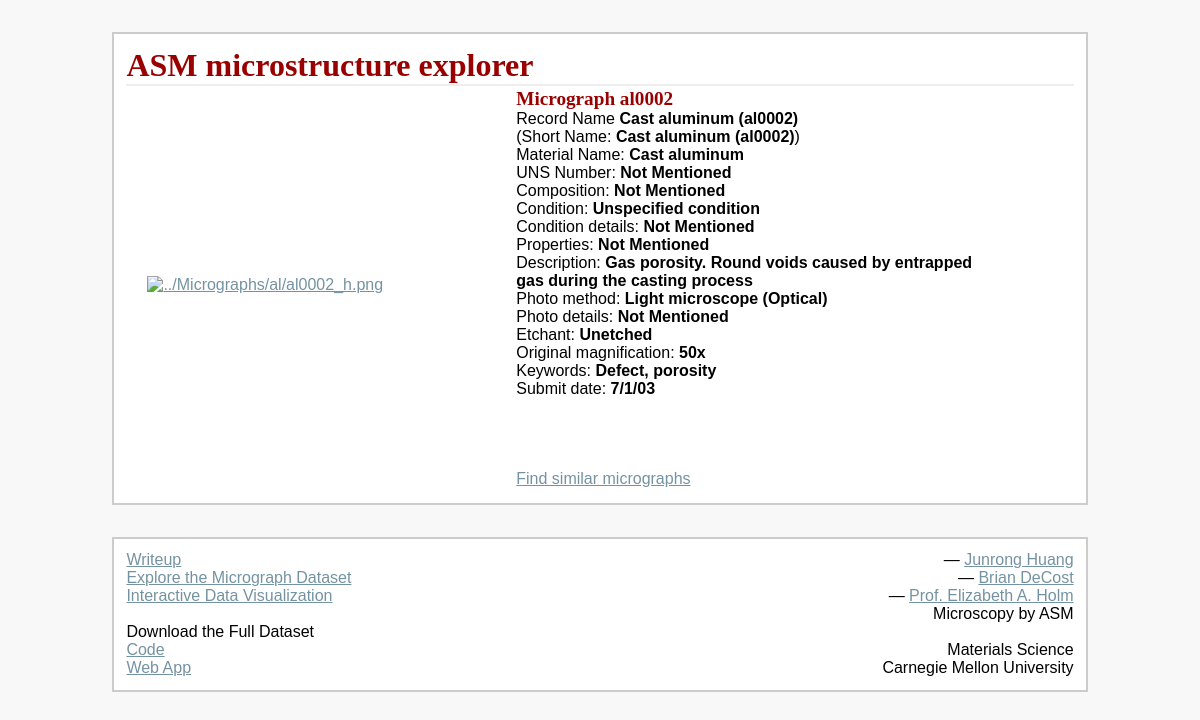
The app's page /micrographs/al0002 with its own data.
### tables this page shows
CREATE TABLE "info" (
"index" INTEGER,
  "main" TEXT,
  "Image_Code" TEXT,
  "Record_Name" TEXT,
  "Short_Name" TEXT,
  "Material_name" TEXT,
  "UNS_number" TEXT,
  "Composition" TEXT,
  "Condition" TEXT,
  "Condition_details" TEXT,
  "Properties" TEXT,
  "Description" TEXT,
  "Photo_method" TEXT,
  "Photo_details" TEXT,
  "Etchant" TEXT,
  "Original_magnification" TEXT,
  "Image_number" TEXT,
  "Keywords" TEXT,
  "Submit_date" TEXT,
  "ori_image" TEXT,
  "scaled_image" TEXT
);

### asmdb.py (the view)
@app.route('/micrographs/<imagecode>')
def micrographs(imagecode):
	db = get_db()
	entry = db[(db.Image_Code == imagecode)]
	idx = list(entry.index)
	dic = df2dic(entry, idx)[0]
	return render_template('micrographdetail.html', dic=dic)

### asmdb.py (called while the page is built)
def get_db():
	conn = sqlite3.connect('./static/info/info.sqlite')
	cursor = conn.cursor()
	sql = "select * from info"
	df = pd.read_sql(sql, conn)
	collection = ['al', 'ci', 'cs', 'cu', 'ti']
	entry = df[(df.main.isin(collection))]
	entry = entry.reset_index(drop = True)
	return entry

def df2dic(df, idx):
	total = []
	for i in idx:
		dic = {}
		for j in df:
			try:
				dic[j] = df.loc[i][j].encode('utf-8').decode('utf-8')
			except AttributeError:
				if df.loc[i][j] == None:
					dic[j] = 'Not Mentioned'
				continue
		total.append(dic)
	return total

### templates/micrographdetail.html
{% extends "layout.html" %} {% block body %}
<div class="container">
    <div class="single">
        <a href="/micrographs/{{ dic['Image_Code'] }}">
    <img class="single"
    src="/static/Micrographs/{{dic['main']}}/{{ dic['Image_Code'] }}_h.png"
    alt={{ dic['ori_image'] }}
    title={{ dic['Image_Code'] }}
    >
    </a>
    </div>
    <div class="about">
        <h2>Micrograph {{ dic['Image_Code'] }}</h2>
        Record Name <b>{{ dic['Record_Name'] }}</b>
        <br>
        (Short Name: <b>{{ dic['Short_Name'] }}</b>)
        <br>
        Material Name: <b>{{ dic['Material_name'] }}</b>
        <br>
        UNS Number: <b>{{ dic['UNS_number'] }}</b>
        <br>
        Composition: <b>{{ dic['Composition'] }}</b>
        <br>
        Condition: <b>{{ dic['Condition'] }}</b>
        <br>
        Condition details: <b>{{ dic['Condition_details'] }}</b>
        <br>
        Properties: <b>{{ dic['Properties'] }}</b>
        <br>
        Description: <b>{{ dic['Description'] }}</b>
        <br>
        Photo method: <b>{{ dic['Photo_method'] }}</b>
        <br>
        Photo details: <b>{{ dic['Photo_details'] }}</b>
        <br>
        Etchant: <b>{{ dic['Etchant'] }}</b>
        <br>
        Original magnification: <b>{{ dic['Original_magnification'] }}</b>
        <br>
        Keywords: <b>{{ dic['Keywords'] }}</b>
        <br>
        Submit date: <b>{{ dic['Submit_date'] }}</b>
        <br>
        <br>
        <br>
        <br>
        <br>
        <a href="/findsimilar/{{ dic['Image_Code'] }}">Find similar micrographs</a>
        <br>
    </div>
</div>
{% endblock %}

### templates/layout.html (shortened to what this page needs)
<!doctype html>
<head>
</head>
<link rel=stylesheet type=text/css href="{{ url_for('static', filename='style.css') }}">
<div class=page>
    <h1><a class="titleLink" href="/">ASM microstructure explorer</a></h1>  {% block body %}{% endblock %}
</div>
<section>
    <div class="footer">
        <div class="col-left">
            <a href="{{ url_for('download', filename='static/info/poster.pdf') }}">Writeup</a>
            <br>
            <a href="/entries/1">Explore the Micrograph Dataset</a>
            <br><a href="/visualize">Interactive Data Visualization</a>
            <br>
            <br>
            Download the Full Dataset
            <br>
            <a href="https://github.com/Junrongh/asmDataset">Code</a>
            <br>
            <a href="https://github.com/Junrongh/asmWeb">Web App</a>
        </div>
        <div class="col-right">
            &mdash; <a href="https://www.linkedin.com/in/junrongh">Junrong Huang</a>
            <br> &mdash; <a href="https://andrew.cmu.edu/user/bdecost"> Brian DeCost</a>
            <br> &mdash; <a href="https://www.cmu.edu/engineering/materials/people/faculty/bios/holm.html">Prof. Elizabeth A. Holm</a>
            <br> Microscopy by ASM
            <br>
            <br> Materials Science
            <br> Carnegie Mellon University
        </div>
    </div>
</section>

### static/style.css (style rules this page uses)
a { color: #7493a2; }
a.titleLink { color: #990000; text-decoration: none; }
h1, h2 { color: #990000; }
h1, h2 { font-family: 'Georgia', serif; margin: 0; }
h1 { border-bottom: 2px solid #eee; }
h2 { font-size: 1.2em; }
img { display: block; width: 100%; margin-left: auto; margin-right: auto; }
img.single { display: block; width: 90%; margin-left: auto; margin-right: auto; margin: 10px 10px 10px 10px; padding: 3px; }
.page { margin: 2em auto; width: 80%; border: 2px solid #ccc; padding: 0.8em; background: white; }
section { width: 80%; min-height: 100%; display:table; height:inherit; margin: 2em auto; border: 2px solid #ccc; padding: 0.8em; background: white; }
.footer { display: table-row; }
.col-left, .col-right { width: 50%; display: table-cell; vertical-align: bottom; }
.col-left { text-align: left; }
.col-right { text-align: right; }
.container { display: table; margin: 2px auto; align: center; width: 100%; }
.about { display: inline-block; text-align: left; vertical-align: middle; width: 50%; height: auto; }
.single { display: inline-block; text-align: left; vertical-align: middle; width: 40%; height: auto; margin: 0 0 5px 5px; padding: 3px; }

### records on screen
info: Image_Code "al0002", Description "Gas porosity. Round voids caused by entrapped gas during the casting process", Keywords "Defect, porosity"

### other values on screen
{{ dic['Record_Name'] }} "Cast aluminum (al0002)"
{{ dic['Short_Name'] }} "Cast aluminum (al0002)"
{{ dic['Material_name'] }} "Cast aluminum"
{{ dic['UNS_number'] }} "Not Mentioned"
{{ dic['Composition'] }} "Not Mentioned"
{{ dic['Condition'] }} "Unspecified condition"
{{ dic['Condition_details'] }} "Not Mentioned"
{{ dic['Properties'] }} "Not Mentioned"
{{ dic['Photo_method'] }} "Light microscope (Optical)"
{{ dic['Photo_details'] }} "Not Mentioned"
{{ dic['Etchant'] }} "Unetched"
{{ dic['Original_magnification'] }} "50x"
{{ dic['Submit_date'] }} "7/1/03"
